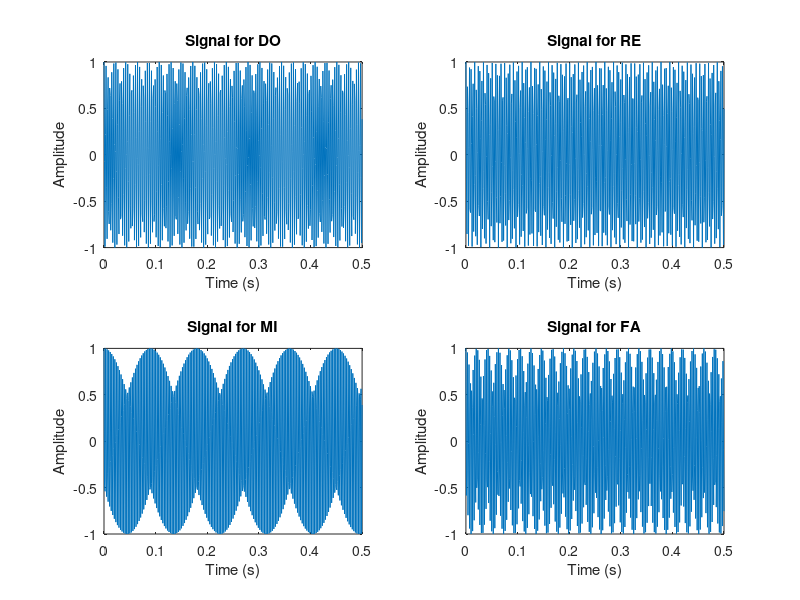
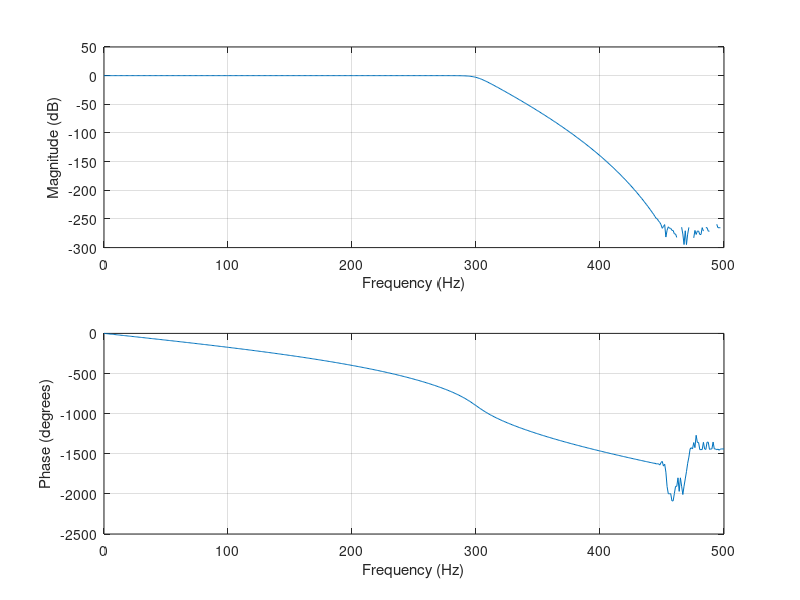
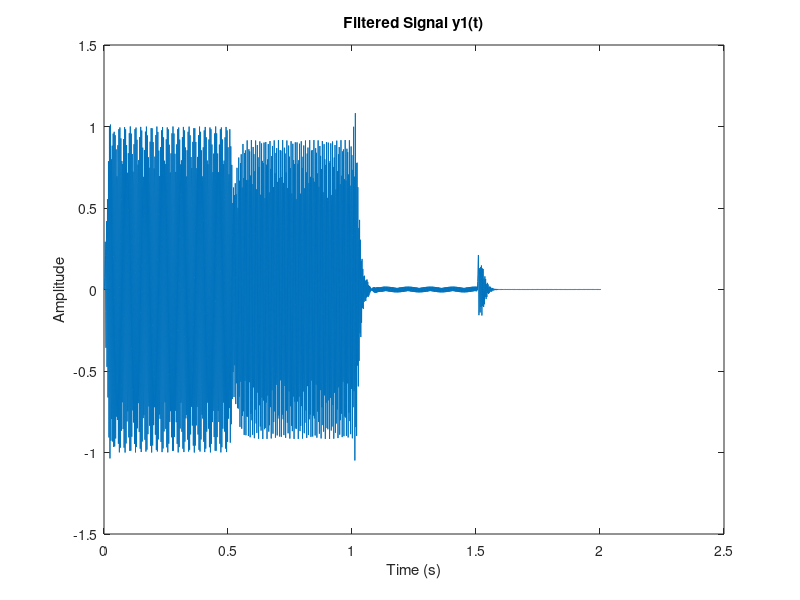

The MATLAB script that drew these images, in order:
% Define constants
fs = 1000; % Sampling frequency (Hz)
t = 0:1/fs:0.5; % Time vector for half a second
f0 = 440; % Base frequency for DO
alpha = 2; % Alpha value for frequency calculation

% Generate the four signals for DO, RE, MI, and FA
n_values = [-9, -7, -5, -4]; % Corresponding values for n
notes = {'DO', 'RE', 'MI', 'FA'};

% Create a matrix to store signals with the length of the time vector as rows and columns as the number of notes
x = zeros(length(t), length(notes));

% Create a variable to store individual energies
energies = zeros(1, length(notes));

% Create the combined signal
combined_signal = [];

for i = 1:4
    fn = f0 * (alpha ^ (n_values(i) / 12)); % Calculate the frequency
    x(:, i) = cos(2 * pi * fn * t); % Generate and store the signal in the matrix
    energies(i) = integral(@(t) (cos(2 * pi * fn * t)).^2, 0,0.5 ); % Calculate the energy for each note using the integral function
    
    % Plot each signal
    subplot(2, 2, i);
    plot(t, x(:, i));
    title(['Signal for ' notes{i}]);
    xlabel('Time (s)');
    ylabel('Amplitude');
    
end

% Play the signals sequentially
combined_signal = reshape(x, 1, []); % Reshape the matrix to a row vector
audiowrite('X.wav', combined_signal, fs);

% Calculate the total energy of the combined signal
energy_x = sum(combined_signal.^2) / fs;
disp(['Energy of the combined signal: ', num2str(energy_x)]);

% FFT and Spectrum Plot
% Compute the FFT of the combined signal
N = length(combined_signal); % Number of sample points
fft_signal = fft(combined_signal);

% Compute the two-sided spectrum and then convert to a one-sided spectrum
two_sided_spectrum = abs(fft_signal / N);
one_sided_spectrum = two_sided_spectrum(1:N/2+1);
f = fs * (0:(N/2)) / N;

% Plot the frequency spectrum
figure;
plot(f, one_sided_spectrum);
title('Frequency Spectrum of the Combined Signal');
xlabel('Frequency (Hz)');
ylabel('Magnitude');

% Calculate the energy of the FFT-transformed signal
energy_fft = sum(abs(fft_signal).^2) / (2 * fs) / fs;
disp(['Energy of the FFT-transformed signal: ', num2str(energy_fft)]);

% Step 8
filter_order = 20;
% since Mi frequency starts at 329 it would be suitable to cutoff frequency
% at 300
cutoff = (300/(fs/2));
[b, a] = butter(filter_order, cutoff);

% Step 9
freqz(b,a,[],fs)

%step 10
y1 = filter(b, a, combined_signal);

%step 11
audiowrite('y1.wav',y1,fs);

%step 12
t_y1 = linspace(0, length(y1)/fs, length(y1));
figure;
plot(t_y1, y1);
title('Filtered Signal y1(t)');
xlabel('Time (s)');
ylabel('Amplitude');

%step 13
y1_energy = sum(y1.^2)/fs;
disp(['Energy of y1 signal: ',num2str(y1_energy)]);

%step 14
fft_y1 = fft(y1);
